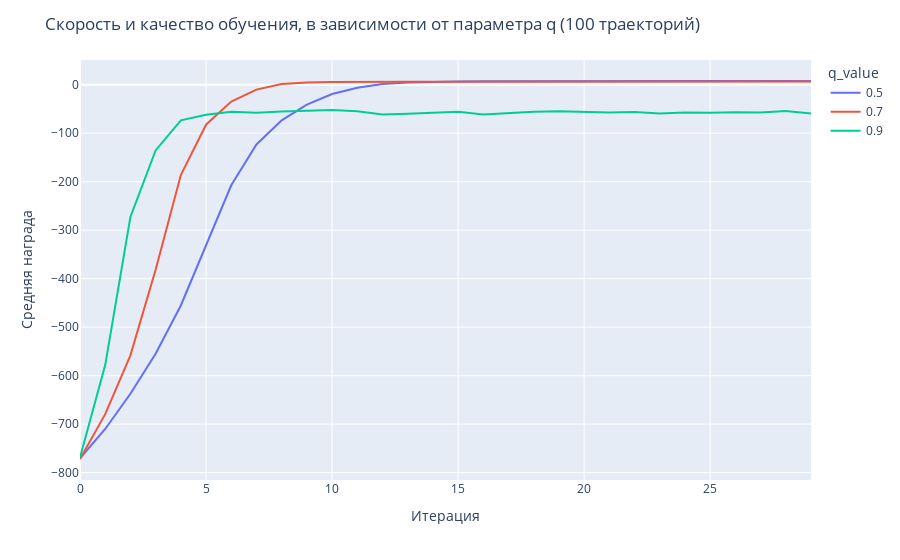

The code cell stored with this chart in its notebook:
### Markdown cell above
По графикам награды видно, что количество траекторий, участвующих в обучении, оказывает ключевую роль в увеличении средней награды. При этом уже на 10-й итерации величина награды практически достигает своего пика.

### Code cell
df_grpd = df.groupby(['n_trajectories', 'iteration', 'q_value']).agg({'reward': 'mean'}).reset_index()
fig = px.line(df_grpd[df_grpd['n_trajectories'] == 1000], x='iteration', y='reward', color='q_value')
fig.update_layout(
    title = 'Скорость и качество обучения, в зависимости от параметра q (100 траекторий)',
    xaxis_title = 'Итерация',
    yaxis_title = 'Средняя награда'
)

### Figure 1 — Plotly figure (JSON) as saved in the notebook; plotly's stock layout.template omitted (floating-point values rounded to 4 significant figures)
{"data": [{"hovertemplate": "q_value=0.5<br>iteration=%{x}<br>reward=%{y}<extra></extra>", "legendgroup": "0.5", "line": {"color": "#636efa", "dash": "solid"}, "marker": {"symbol": "circle"}, "mode": "lines", "name": "0.5", "orientation": "v", "showlegend": true, "type": "scatter", "x": [0, 1, 2, 3, 4, 5, 6, 7, 8, 9, 10, 11, 12, 13, 14, 15, 16, 17, 18, 19, 20, 21, 22, 23, 24, 25, 26, 27, 28, 29], "xaxis": "x", "y": [-770.5, -710.0, -637.3, -554.9, -455.3, -333.1, -207.5, -123.3, -73.38, -40.95, -19.08, -6.414, 1.242, 4.573, 5.929, 6.649, 6.955, 7.19, 7.417, 7.4, 7.491, 7.512, 7.573, 7.595, 7.55, 7.558, 7.541, 7.506, 7.625, 7.642], "yaxis": "y"}, {"hovertemplate": "q_value=0.7<br>iteration=%{x}<br>reward=%{y}<extra></extra>", "legendgroup": "0.7", "line": {"color": "#EF553B", "dash": "solid"}, "marker": {"symbol": "circle"}, "mode": "lines", "name": "0.7", "orientation": "v", "showlegend": true, "type": "scatter", "x": [0, 1, 2, 3, 4, 5, 6, 7, 8, 9, 10, 11, 12, 13, 14, 15, 16, 17, 18, 19, 20, 21, 22, 23, 24, 25, 26, 27, 28, 29], "xaxis": "x", "y": [-771.9, -679.3, -558.0, -381.8, -186.3, -82.48, -34.77, -10.1, 1.34, 4.447, 5.582, 6.169, 6.083, 6.141, 6.34, 6.445, 6.431, 6.367, 6.31, 6.463, 6.405, 6.547, 6.471, 6.227, 6.369, 6.232, 6.414, 6.367, 6.501, 6.488], "yaxis": "y"}, {"hovertemplate": "q_value=0.9<br>iteration=%{x}<br>reward=%{y}<extra></extra>", "legendgroup": "0.9", "line": {"color": "#00cc96", "dash": "solid"}, "marker": {"symbol": "circle"}, "mode": "lines", "name": "0.9", "orientation": "v", "showlegend": true, "type": "scatter", "x": [0, 1, 2, 3, 4, 5, 6, 7, 8, 9, 10, 11, 12, 13, 14, 15, 16, 17, 18, 19, 20, 21, 22, 23, 24, 25, 26, 27, 28, 29], "xaxis": "x", "y": [-769.0, -578.2, -272.7, -135.6, -73.52, -61.75, -55.62, -57.84, -55.4, -53.15, -52.0, -54.57, -61.5, -59.96, -57.55, -55.99, -61.57, -58.25, -55.95, -54.75, -55.8, -57.24, -56.34, -59.34, -57.21, -58.06, -57.04, -57.48, -54.0, -59.17], "yaxis": "y"}], "layout": {"legend": {"title": {"text": "q_value"}, "tracegroupgap": 0}, "margin": {"t": 60}, "title": {"text": "Скорость и качество обучения, в зависимости от параметра q (100 траекторий)"}, "xaxis": {"anchor": "y", "domain": [0, 1], "title": {"text": "Итерация"}}, "yaxis": {"anchor": "x", "domain": [0, 1], "title": {"text": "Средняя награда"}}}}
